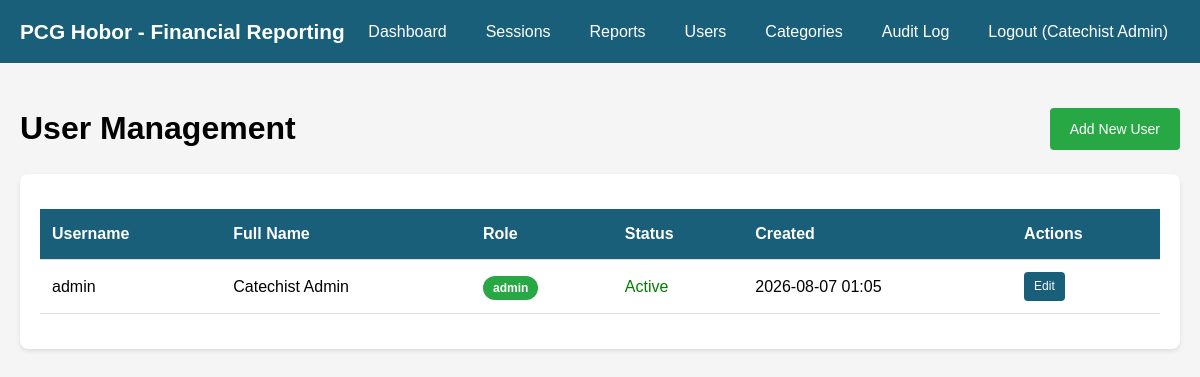
Screenshot of /users (signed in) with the database file from the repository.
### app.py (models this page shows, shortened)
class User(UserMixin, db.Model):
    id = db.Column(db.Integer, primary_key=True)
    username = db.Column(db.String(80), unique=True, nullable=False)
    password_hash = db.Column(db.String(256), nullable=False)
    full_name = db.Column(db.String(120), nullable=False)
    role = db.Column(db.String(20), nullable=False)  # 'admin' or 'treasurer'
    is_active_flag = db.Column(db.Boolean, default=True)
    created_at = db.Column(db.DateTime, default=datetime.utcnow)

### app.py (the view)
@app.route('/users')
@login_required
@admin_required
def users_list():
    users = User.query.order_by(User.username).all()
    return render_template('users_list.html', users=users)

### app.py (called while the page is built)
@login_manager.user_loader
def load_user(user_id):
    return User.query.get(int(user_id))

def admin_required(f):
    @wraps(f)
    def decorated_function(*args, **kwargs):
        if not current_user.is_authenticated or current_user.role != 'admin':
            flash('Admin access required.', 'error')
            return redirect(url_for('dashboard'))
        return f(*args, **kwargs)
    return decorated_function

@app.template_filter('format_datetime')
def format_datetime(dt):
    if dt:
        return dt.strftime('%Y-%m-%d %H:%M')
    return '-'

### templates/users_list.html (shortened to what this page needs)
{% extends "base.html" %}
{% block content %}
<div style="display: flex; justify-content: space-between; align-items: center; margin-bottom: 20px;">
    <h1>User Management</h1>
    <a href="{{ url_for('new_user') }}" class="btn btn-success">Add New User</a>
</div>
<div class="card">
    {% if users %}
    <table>
        <thead>
            <tr>
                <th>Username</th>
                <th>Full Name</th>
                <th>Role</th>
                <th>Status</th>
                <th>Created</th>
                <th>Actions</th>
            </tr>
        </thead>
        <tbody>
            {% for user in users %}
            <tr>
                <td>{{ user.username }}</td>
                <td>{{ user.full_name }}</td>
                <td><span class="status-badge status-{{ 'approved' if user.role == 'admin' else 'submitted' }}">{{ user.role }}</span></td>
                <td>
                    {% if user.is_active_flag %}
                    <span style="color: green;">Active</span>
                    {% else %}
                    <span style="color: red;">Inactive</span>
                    {% endif %}
                </td>
                <td>{{ user.created_at|format_datetime }}</td>
                <td>
                    <a href="{{ url_for('edit_user', user_id=user.id) }}" class="btn btn-primary" style="padding: 5px 10px; font-size: 12px;">Edit</a>
                </td>
            </tr>
            {% endfor %}
        </tbody>
    </table>
    {% else %}
    <p>No users found.</p>
    {% endif %}
</div>
{% endblock %}

### templates/base.html (shortened to what this page needs)
<!DOCTYPE html>
<html lang="en">
<head>
</head>
<body>
    {% if current_user.is_authenticated %}
    <nav>
        <div class="nav-container">
            <h1>PCG Hobor - Financial Reporting</h1>
            <ul>
                <li><a href="{{ url_for('dashboard') }}">Dashboard</a></li>
                <li><a href="{{ url_for('sessions_list') }}">Sessions</a></li>
                <li><a href="{{ url_for('summary_report') }}">Reports</a></li>
                {% if current_user.role == 'admin' %}
                <li><a href="{{ url_for('users_list') }}">Users</a></li>
                <li><a href="{{ url_for('categories_list') }}">Categories</a></li>
                <li><a href="{{ url_for('audit_log') }}">Audit Log</a></li>
                {% endif %}
                <li><a href="{{ url_for('logout') }}">Logout ({{ current_user.full_name }})</a></li>
            </ul>
        </div>
    </nav>
    {% endif %}
    <div class="container">
        {% block content %}{% endblock %}
    </div>
</body>
</html>

### templates/base.html (style rules this page uses)
* { box-sizing: border-box; margin: 0; padding: 0; }
body { font-family: Arial, sans-serif; background: #f5f5f5; line-height: 1.6; }
.container { max-width: 1200px; margin: 0 auto; padding: 20px; }
nav { background: #1a5f7a; color: white; padding: 15px 20px; margin-bottom: 20px; }
nav .nav-container { display: flex; justify-content: space-between; align-items: center; max-width: 1200px; margin: 0 auto; }
nav h1 { font-size: 1.3em; }
nav ul { list-style: none; display: flex; gap: 15px; }
nav a { color: white; text-decoration: none; padding: 8px 12px; border-radius: 4px; }
.card { background: white; border-radius: 8px; padding: 20px; margin-bottom: 20px; box-shadow: 0 2px 4px rgba(0,0,0,0.1); }
table { width: 100%; border-collapse: collapse; margin: 15px 0; }
th, td { padding: 12px; text-align: left; border-bottom: 1px solid #ddd; }
th { background: #1a5f7a; color: white; }
.btn { display: inline-block; padding: 10px 20px; border: none; border-radius: 4px; cursor: pointer; text-decoration: none; font-size: 14px; }
.btn-primary { background: #1a5f7a; color: white; }
.btn-success { background: #28a745; color: white; }
.status-badge { padding: 5px 10px; border-radius: 12px; font-size: 12px; font-weight: bold; }
.status-approved { background: #28a745; color: white; }

### rows the page displays
User: full_name "Catechist Admin", username "admin", role "admin", is_active_flag "Active", created_at "2026-08-07 01:05"
